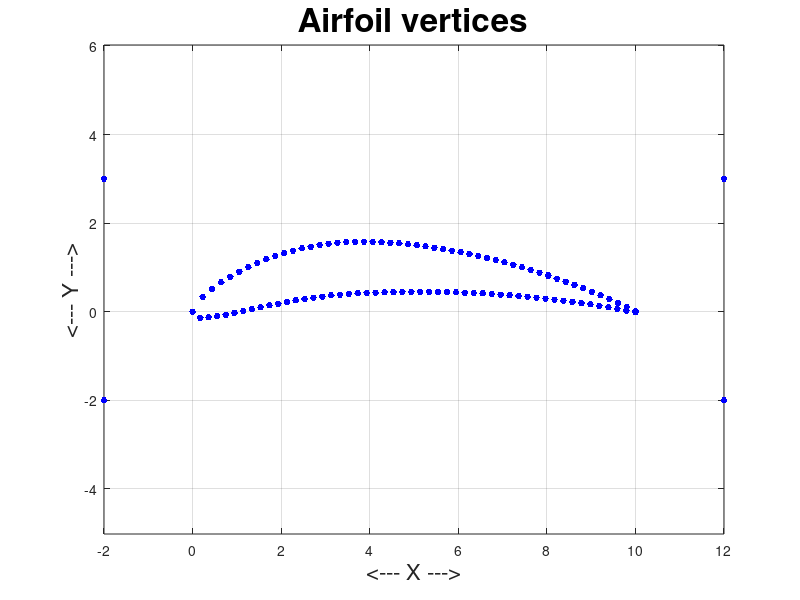

Here is the MATLAB script that generated this plot: (Note: this script raises an error after producing the figure.)
function airfoil_exterior_demo ( )

%*****************************************************************************80
%
%% AIRFOIL_EXTERIOR_DEMO demonstrates MESH2D on an airfoil.
%
%  Licensing:
%
%    This code is distributed under the GNU LGPL license.
%
%  Modified:
%
%    09 October 2014
%
%  Author:
%
%    John Burkardt
%
  fprintf ( 1, '\n' );
  fprintf ( 1, 'AIRFOIL_EXTERIOR_DEMO:\n' );
  fprintf ( 1, '  MATLAB version\n' );
  fprintf ( 1, '  Demonstrate MESH2D on an airfoil\n' );

  warning off
%
%  S
%
  fprintf ( 1, '\n' );
  fprintf ( 1, '  Airfoil, max element size is 0.50.\n' );
%
%  Load (clockwise) list of vertices defining airfoil.
%
  v = load ( 'airfoil.txt' );
%
%  Count the airfoil vertices.
%
  [ airfoil_vertex_num, ~ ] = size ( v );
%
%  Add 4 (counterclockwise) vertices defining the enclosing box.
%
  v = [ ...
    v; ...
   -2.0, -2.0; ...
   12.0, -2.0; ...
   12.0,  3.0; ...
   -2.0,  3.0 ];
%
%  Display the vertices..
%
  plot ( v(:,1), v(:,2), 'b.', 'MarkerSize', 15 );

  axis equal
  grid on
  xlabel ( '<--- X --->', 'FontSize', 16 )
  ylabel ( '<--- Y --->', 'FontSize', 16 )
  title ( 'Airfoil vertices', 'FontSize', 24 )
  filename = 'airfoil_exterior_vertices.png';
  print ( '-dpng', filename );
  fprintf ( 1, '\n' );
  fprintf ( 1, '  Boundary node plot saved as "%s"\n', filename );
%
%  List the pairs of vertices that form line segments around the wing.

  i1 = 1 : airfoil_vertex_num;
  j1 = 2 : airfoil_vertex_num + 1;
  j1(airfoil_vertex_num) = 1;
%
%  Append pairs of vertices that form lines of the enclosing box.
%
  i2 = airfoil_vertex_num + [ 1, 2, 3, 4 ];
  j2 = airfoil_vertex_num + [ 2, 3, 4, 1 ];
%
%  This is your list of boundary elements.
%
  e = [ [ i1, i2 ]', [ j1, j2 ]' ];
%
%  Define HDATA, a way to pass extra parameters to MESH2D.
%  Sete HDATA.HMAX to specify the maximum desired element size.
%
  hdata = [];
  hdata.hmax = 0.0125;

  clf
%
%  Get the nodes and elements of a triangulation of the region.
%
  [ p, t ] = mesh2d ( v, e );

  [ nv, ~ ] = size ( v );
  [ np, ~ ] = size ( p );
  [ nt, ~ ] = size ( t );

  fprintf ( 1, ...
    '  %d boundary vertices input, %d nodes and %d triangles created\n', ...
    nv, np, nt );

  pause
%
%  Close the figure.
%
  close ( gcf )
%
%  Write the nodes and elements to files.
%
  node_filename = 'airfoil_exterior_nodes.txt';
  r8mat_write ( node_filename, 2, np, p' );
  element_filename = 'airfoil_exterior_elements.txt';
  i4mat_write ( element_filename, 3, nt, t' );

  fprintf ( 1, '\n' );
  fprintf ( 1, '  Wrote nodes to file "%s"\n', node_filename );
  fprintf ( 1, '  Wrote elements to file "%s"\n', element_filename );
%
%  Terminate.
%
  fprintf ( 1, '\n' );
  fprintf ( 1, 'AIRFOIL_EXTERIOR_DEMO:\n' );
  fprintf ( 1, '  Normal end of execution.\n' );

  return
end
